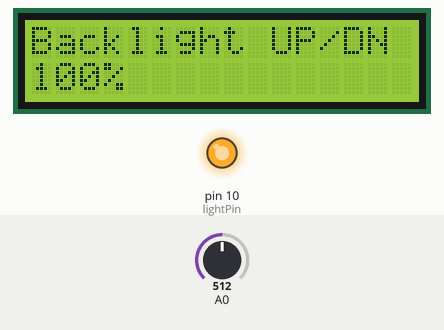
This sketch was run on a simulated Arduino Uno, built with avr-gcc and run on an emulated ATmega328P. On the bench: 16×2 character LCD, output pins drawn as LEDs (lit = HIGH). Inputs (shaded band) come from the test bench; at power-on: A0 = 512.

Above: at 1.2 s.
1.3 s: A0 set to 392
2.8 s: A0 set to 362
At 3.75 s:
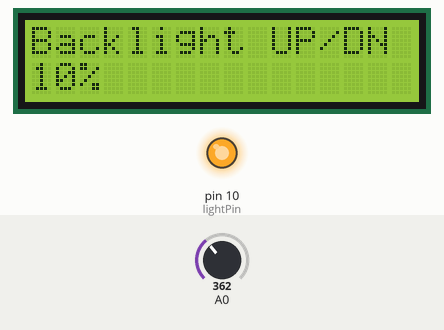
At 4.2 s:
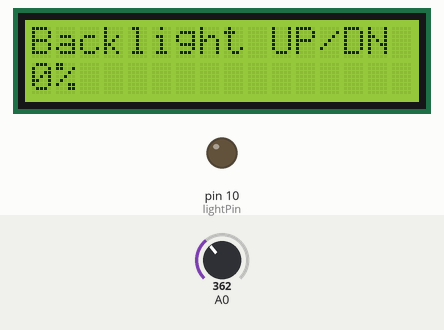
Timing chart, 0 to 5.8 s (numbered marks = the images above; inputs shaded):
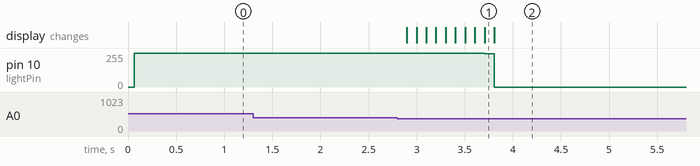

Measured:
- after the input at 1.3 s, every drawn part: stays the same
- after the input at 2.8 s, pin 10 (lightPin): 255/255 → 250/255 after 0.91 s, → 0/255 0.10 s later; the display: first changes after 0.10 s (image 1 shows a later state)

The sketch:

LCDBacklightControl.ino
```cpp
/*************************************************************************************
 *
 * Mark Bramwell, July 2010
 *
 * This program will test the LCD panel and the buttons.When you push the button on the shield，
 * the screen will show the corresponding one.
 *
 * Connection: Plug the LCD Keypad to the UNO(or other controllers)
 *
 **************************************************************************************/

#include <LiquidCrystal.h>

LiquidCrystal lcd(8, 9, 4, 5, 6, 7);           // select the pins used on the LCD panel
const int lightPin = 10; // pin 10 controls the backlight

// define some values used by the panel and buttons
int lcd_key     = 0;
int adc_key_in  = 0;

#define btnRIGHT  0
#define btnUP     1
#define btnDOWN   2
#define btnLEFT   3
#define btnSELECT 4
#define btnNONE   5

int read_LCD_buttons(){               // read the buttons
  adc_key_in = analogRead(0);       // read the value from the sensor

  // my buttons when read are centered at these valies: 0, 144, 329, 504, 741
  // we add approx 50 to those values and check to see if we are close
  // We make this the 1st option for speed reasons since it will be the most likely result

  if (adc_key_in > 1000) return btnNONE;

  // For V1.1 us this threshold
  /*
    if (adc_key_in < 50)   return btnRIGHT;
   if (adc_key_in < 250)  return btnUP;
   if (adc_key_in < 450)  return btnDOWN;
   if (adc_key_in < 650)  return btnLEFT;
   if (adc_key_in < 850)  return btnSELECT;
   */

  // For V1.0 comment the other threshold and use the one below:
  if (adc_key_in < 50)   return btnRIGHT;
  if (adc_key_in < 195)  return btnUP;
  if (adc_key_in < 380)  return btnDOWN;
  if (adc_key_in < 555)  return btnLEFT;
  if (adc_key_in < 790)  return btnSELECT;

  return btnNONE;                // when all others fail, return this.
}

int light = 100; // set light at 100%

void setup(){
  lcd.begin(16, 2);               // start the library
  lcd.setCursor(0,0);             // set the LCD cursor   position
  lcd.print("Backlight UP/DN");  // print a simple message on the LCD
  analogWrite(lightPin,light*25);

}

void loop(){
  lcd_key = read_LCD_buttons();   // read the buttons

    switch (lcd_key){               // depending on which button was pushed, we perform an action

  case btnRIGHT:
    {             //  push button "RIGHT" and show the word on the screen
      break;
    }
  case btnLEFT:
    {
      break;
    }
  case btnUP:
    {
      // increase light by 10%
      if (light < 100 ) {
        light = light + 10;
      }
      break;
    }
  case btnDOWN:
    {
      // decrease light by 10%
      if (light > 0) {
        light = light - 10;
      }
      break;
    }
  case btnSELECT:
    {
      break;
    }
  case btnNONE:
    {
      break;
    }
  }
  lcd.setCursor(0,1);             // move to the begining of the second line
  lcd.print(light);
  lcd.print("%  ");
  analogWrite(lightPin,light*25); // update the light amount
  delay(100);

}
```
